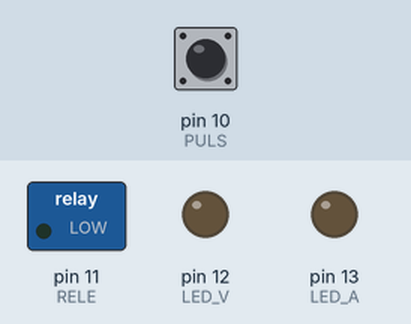
Bench run of a sketch on a simulated Arduino Uno, built with avr-gcc and run on an emulated ATmega328P. Parts: switched loads named in the sketch (green lamp = pin HIGH), output pins drawn as LEDs (lit = HIGH). Inputs (shaded band) come from the test bench; at power-on: pin 10 (PULS) HIGH.

Above: at 1.2 s.
1.3 s: pin 10 (PULS) pulled LOW for 0.15 s
At 1.7 s:
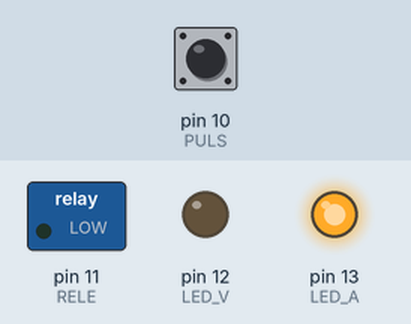
At 8.7 s:
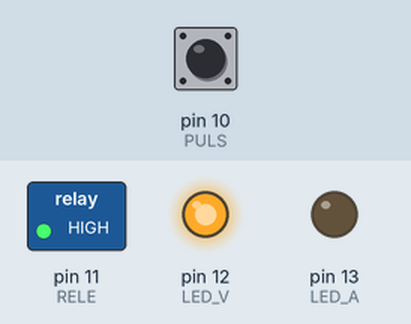
Timing chart, 0 to 12.8 s (numbered marks = the images above; inputs shaded):
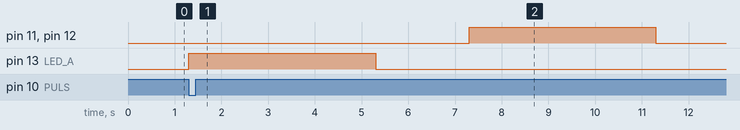

Measured:
- after the input at 1.3 s, pin 11 (RELE), pin 12 (LED_V): LOW → HIGH after 6.0 s, → LOW 4.0 s later; pin 13 (LED_A): LOW → HIGH at once, → LOW 4.0 s later

The sketch:

Codigo.ino
```cpp
/*
Esta practica consistia en aprobechar un circuto ya hecho
anteriormente y condicionar la secuencia de encendido de sus
pilotos en este caso mediante un pulsador cuando dicho pulsador
este desactivado el sistema funcionara con normalidade haciendo
la secuencia programada, en caso de que este pulsado este
presionado bloqueara el sistema y apagara los pilotos.

Autor: Brais Rey Mirón
Fecha: 13 / Enero / 2025
*/

#define LED_A 13
#define LED_V 12
#define RELE  11
#define PULS  10

bool pulsador = 0;
int tiempo = 4000;

void setup() {
 pinMode(LED_A, OUTPUT);
 pinMode(LED_V, OUTPUT);
 pinMode(RELE, OUTPUT);
 pinMode(PULS, INPUT);
}

void loop() {
 pulsador = digitalRead(PULS);
 if (pulsador != 1) {// Condicion (SI) para activar
  leds_on();
 }
 else {// Condicion (SI NO) para desactivar
  leds_off();
 }
}

void leds_on() {
 digitalWrite(LED_A, HIGH);// Activación led amarillo// Activación led amarillo
 delay(tiempo); // Espera por 4000 milisegundo(s)
 digitalWrite(LED_A, LOW);// Desactivación led amarillo
 delay(tiempo/2); // Espera por 2000 milisegundo(s)
 digitalWrite(RELE, HIGH);// Activación rele
 digitalWrite(LED_V, HIGH);// Activación led verde
 delay(tiempo); // Espera por // Activación rele4000 milisegundo(s)
 digitalWrite(RELE, LOW);// Desactivación rele
 digitalWrite(LED_V, LOW);// Desactivación led verde
 delay(tiempo/2); // Espera por 2000 milisegundo(s)
}

void leds_off() {
 digitalWrite(LED_A, LOW);// Desactivación led amarillo
 digitalWrite(LED_V, LOW);// Desactivación led verde
 digitalWrite(RELE, LOW);// Desactivación rele
}
```
